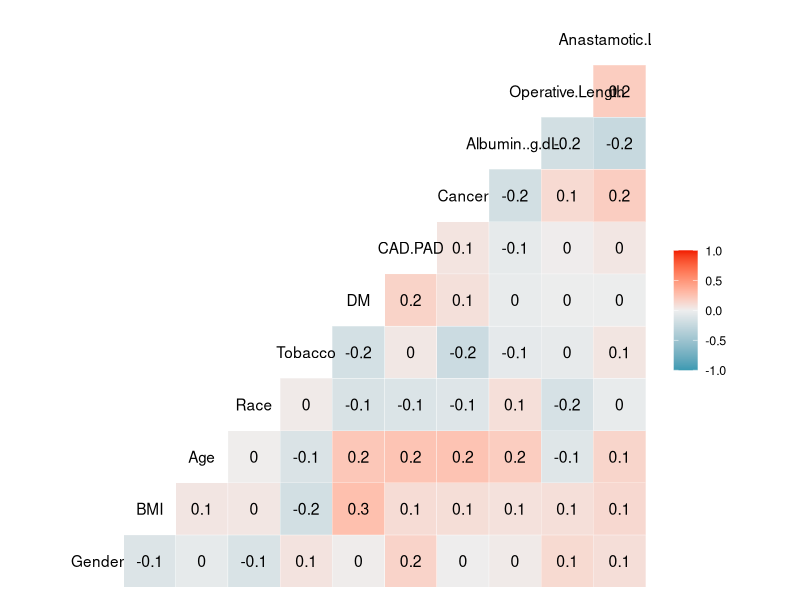
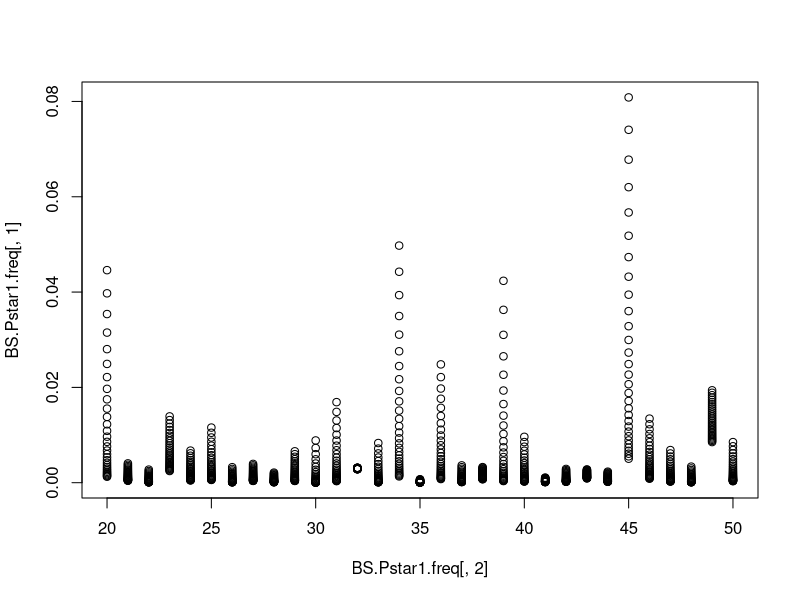
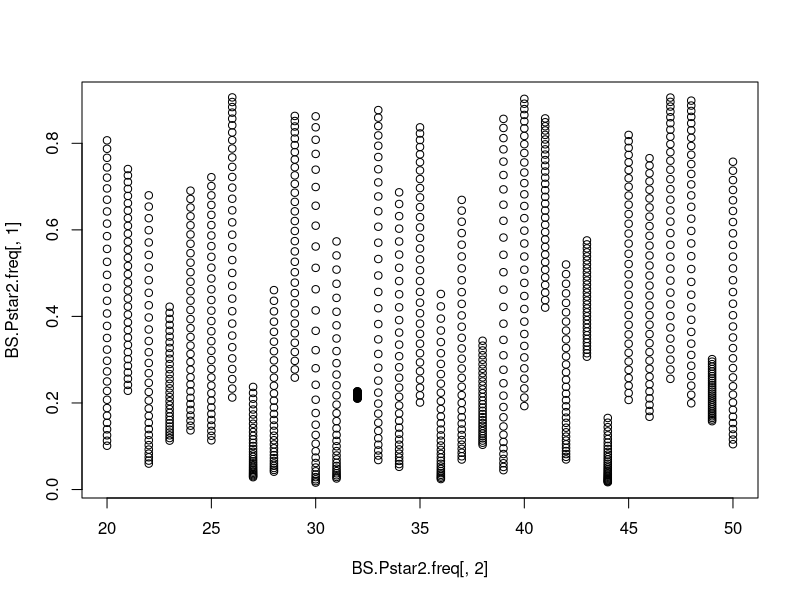
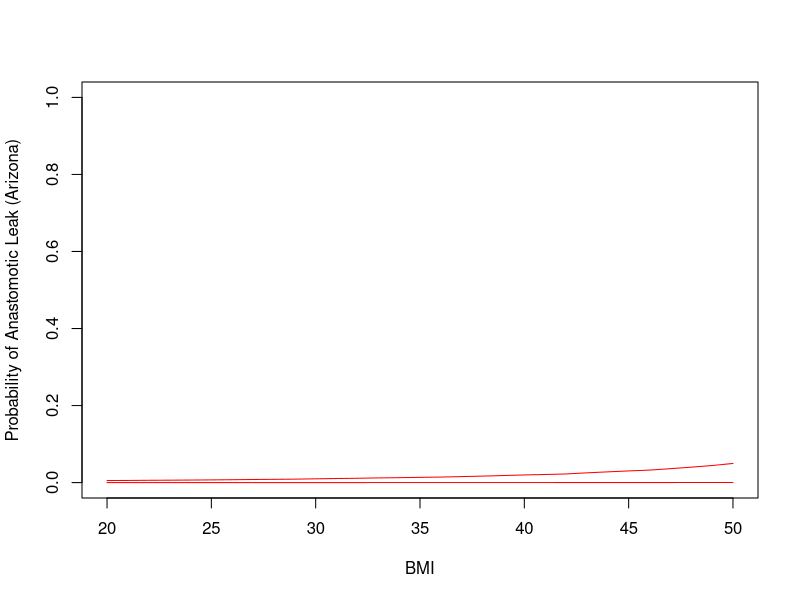
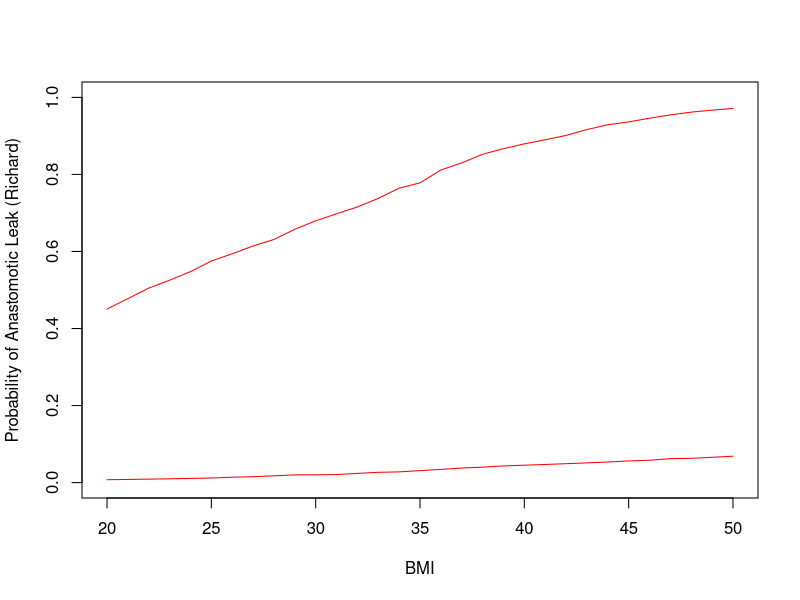
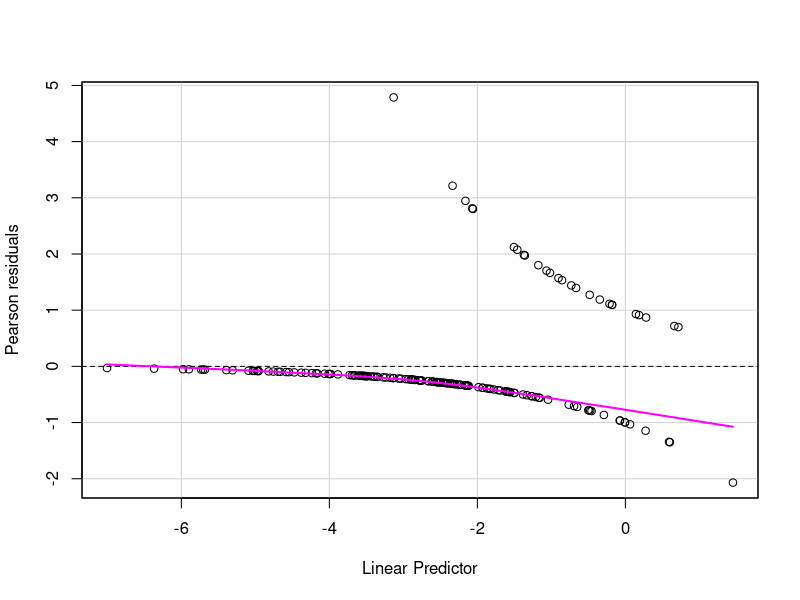

Generate these figures, in order, with R:
## ---- chunk 1
knitr::opts_chunk$set(echo = TRUE)
library(ggplot2)
library(GGally)
library(car)
## ---- chunk 2
#import data
data0 <- read.csv("colon2017.csv")
data <- data0[,-c(1,2,3,4,6,7,16,17,20)]
# feature eng
data$Gender <- ifelse(data$Gender == "Male",1,0)
data$Race <- ifelse(data$Race == "white" | data$Race == "White" | data$Race == "W",1,0)
data$Operative.Length <- (data$Operative.Length)*24*60
## ---- chunk 3
ggcorr(data,label = TRUE)
## ---- chunk 4
# backward selection
logit.model= glm(Anastamotic.Leak ~ Gender+BMI+Age+Race+Tobacco+DM+CAD.PAD+Cancer+Albumin..g.dL.+Operative.Length,
                 data = data,
                 family = "binomial")
var_selection <- step(logit.model)
## ---- chunk 5
# render our final model
final.model = glm(Anastamotic.Leak ~ Gender+
                    BMI+
                    Age+
                    Tobacco+
                    DM+
                    Cancer+
                    Albumin..g.dL.+
                    Operative.Length,
                  family="binomial",data=data)
summary(final.model)
## ---- chunk 6
c(exp(0.086276 - 0.030349*1.96),exp(0.086276 + 0.030349*1.96))
## ---- chunk 7
# case studys
Case1 <-  data.frame(Gender = 0,Age = 35, BMI =20:50, Tobacco = 0, DM = 0, Cancer = 0, Albumin..g.dL. = 4.2, Operative.Length = 90)
Case2 <-  data.frame(Gender = 1,Age = 62, BMI =20:50, Tobacco = 1, DM = 1, Cancer = 0, Albumin..g.dL. = 2.8, Operative.Length = 210)
## ---- chunk 8
#Step six starts here.


BS.pstar1 = matrix(0,31,1000)
BS.pstar2 = matrix(0,31,1000)

#Step 1, create orig model

final.model = glm(Anastamotic.Leak ~ Gender+
                    BMI+
                    Age+
                    Tobacco+
                    DM+
                    Cancer+
                    Albumin..g.dL.+
                    Operative.Length,
                  family="binomial",data=data)

for(j in 1:1000){


	#Step 2, resample the x's with replacement

	n = length(data[,1])
	ind = sample(1:n,n,replace=T)
	BS.x = data.frame(Gender = data$Gender[ind],
	                  BMI = data$BMI[ind],
	                  Age = data$Age[ind],
	                  Tobacco = data$Tobacco[ind],
	                  DM = data$DM[ind],
	                  Cancer = data$Cancer[ind],
	                  Albumin..g.dL. = data$Albumin..g.dL.[ind],
	                  Operative.Length = data$Operative.Length[ind])

	#Step 3, Plug BS.x into orig model to get BS.phat

	BS.phat = predict(final.model,newdata=BS.x,type="response")

	#Step 4, Sample from (1,0) to get BS.y

	BS.y = rep(0,n)
	for(i in 1:n){
		BS.y[i] = sample(c(1,0),1,prob=c(BS.phat[i],1-BS.phat[i]))
	}
	BS.data = data.frame(cbind(anastamotic.leak = BS.y,BS.x))

	#Step 5, New model using BS.x and BS.y.  Compute BS.par

	newmodel = glm(anastamotic.leak~Gender+BMI+Age+Tobacco+DM+Cancer+Albumin..g.dL.+Operative.Length,
	               data=BS.data,
	               family='binomial')
	BS.pstar1[,j] = predict(newmodel,newdata=Case1,type="response")
	BS.pstar2[,j] = predict(newmodel,newdata=Case2,type="response")

	#Step 6, repeat.
}

BS.Pstar1.freq <- data.frame(NULL)
for(i in 1:31){
  dfq <- cbind(BS.pstar1[,i],rep(i+19,31))
  BS.Pstar1.freq <- rbind(BS.Pstar1.freq,dfq)
}
plot(BS.Pstar1.freq[,2],BS.Pstar1.freq[,1])
  

BS.Pstar2.freq <- data.frame(NULL)
for(i in 1:31){
  dfq <- cbind(BS.pstar2[,i],rep(i+19,31))
  BS.Pstar2.freq <- rbind(BS.Pstar2.freq,dfq)
}
plot(BS.Pstar2.freq[,2],BS.Pstar2.freq[,1])
  
## ---- chunk 9
# take the quantile from every iteration from  and that will be your bound vector 
lower.quant1 <- 1:31
upper.quant1 <- 1:31
lower.quant2 <- 1:31
upper.quant2 <- 1:31
for(i in 1:31){
  # quantiles for Arizona
  lower.quant1[i] <- quantile(BS.pstar1[i,],0.025) 
  upper.quant1[i] <- quantile(BS.pstar1[i,],0.975)
  
  # quantiles for Richard
  lower.quant2[i] <- quantile(BS.pstar2[i,],0.025) 
  upper.quant2[i] <- quantile(BS.pstar2[i,],0.975)
}

## ---- chunk 10
#this is gonna show up
# map out these quantiles
plot(20:50,lower.quant1,ylim = c(0,1), type ='l', col = "red",
    xlab = "BMI",
    ylab = "Probability of Anastomotic Leak (Arizona)")
lines(20:50,upper.quant1,type = 'l', col = 'red')
## ---- chunk 11
# this is gonna show up
# map out these quantiles
plot(20:50,lower.quant2,ylim = c(0,1),type ='l', col = "red",
         xlab = "BMI",
    ylab = "Probability of Anastomotic Leak (Richard)")
lines(20:50,upper.quant2,type = 'l', col = "red")
## ---- chunk 12
# this is gonna show up
# let's see how well the models predicts
residualPlot(final.model)

